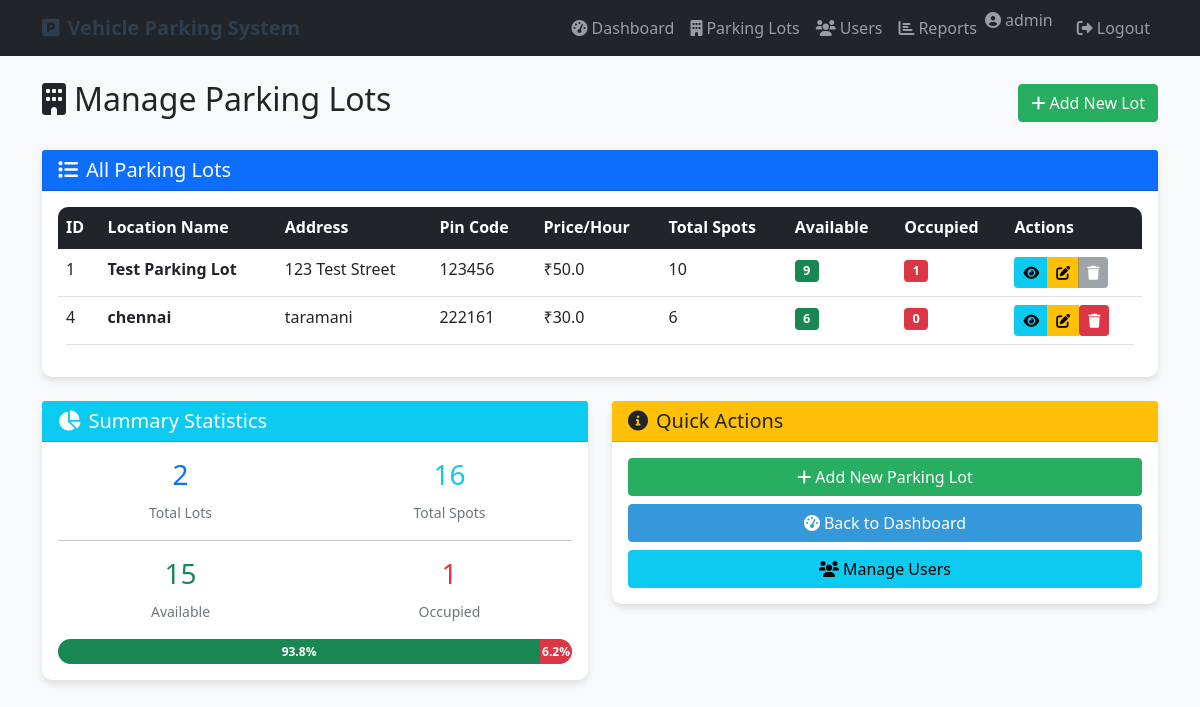
The page /admin/parking-lots (signed in) on the database its author committed.
### tables this page shows
CREATE TABLE parking_lots (
            id INTEGER PRIMARY KEY AUTOINCREMENT,
            prime_location_name TEXT NOT NULL,
            price REAL NOT NULL,
            address TEXT NOT NULL,
            pin_code TEXT NOT NULL,
            maximum_number_of_spots INTEGER NOT NULL
        );

### controllers/admin_controller.py (the view)
    def decorated_function(*args, **kwargs):
        if 'role' not in session or session['role'] != 'admin':
            flash('Access denied. Admin privileges required.', 'error')
            return redirect(url_for('login'))
        return f(*args, **kwargs)

### controllers/admin_controller.py (called while the page is built)
def admin_required(f):
    def decorated_function(*args, **kwargs):
        if 'role' not in session or session['role'] != 'admin':
            flash('Access denied. Admin privileges required.', 'error')
            return redirect(url_for('login'))
        return f(*args, **kwargs)
    decorated_function.__name__ = f.__name__
    return decorated_function

@admin_bp.route('/admin/parking-lots')
@admin_required
def admin_parking_lots():
    conn = sqlite3.connect('parking.db')
    cursor = conn.cursor()
    cursor.execute('''
        SELECT pl.*,
               COUNT(ps.id) as total_spots,
               SUM(CASE WHEN ps.status = 'A' THEN 1 ELSE 0 END) as available_spots,
               SUM(CASE WHEN ps.status = 'O' THEN 1 ELSE 0 END) as occupied_spots
        FROM parking_lots pl
        LEFT JOIN parking_spots ps ON pl.id = ps.lot_id
        GROUP BY pl.id
    ''')
    parking_lots = cursor.fetchall()
    conn.close()
    return render_template('admin/parking_lots.html', parking_lots=parking_lots)

### templates/admin/parking_lots.html (shortened to what this page needs)
{% extends "base.html" %}
{% block content %}
<div class="row">
    <div class="col-12">
        <div class="d-flex justify-content-between align-items-center mb-4">
            <h2>
                <i class="fas fa-building me-2"></i>Manage Parking Lots
            </h2>
            <a href="{{ url_for('admin.add_parking_lot') }}" class="btn btn-success">
                <i class="fas fa-plus me-1"></i>Add New Lot
            </a>
        </div>
    </div>
</div>
<div class="row">
    <div class="col-12">
        <div class="card">
            <div class="card-header bg-primary text-white">
                <h5 class="mb-0">
                    <i class="fas fa-list me-2"></i>All Parking Lots
                </h5>
            </div>
            <div class="card-body">
                {% if parking_lots %}
                    <div class="table-responsive">
                        <table class="table table-hover">
                            <thead class="table-dark">
                                <tr>
                                    <th>ID</th>
                                    <th>Location Name</th>
                                    <th>Address</th>
                                    <th>Pin Code</th>
                                    <th>Price/Hour</th>
                                    <th>Total Spots</th>
                                    <th>Available</th>
                                    <th>Occupied</th>
                                    <th>Actions</th>
                                </tr>
                            </thead>
                            <tbody>
                                {% for lot in parking_lots %}
                                <tr>
                                    <td>{{ lot[0] }}</td>
                                    <td><strong>{{ lot[1] }}</strong></td>
                                    <td>{{ lot[3] }}</td>
                                    <td>{{ lot[4] }}</td>
                                    <td>₹{{ lot[2] }}</td>
                                    <td>{{ lot[6] or 0 }}</td>
                                    <td>
                                        <span class="badge bg-success">{{ lot[7] or 0 }}</span>
                                    </td>
                                    <td>
                                        <span class="badge bg-danger">{{ lot[8] or 0 }}</span>
                                    </td>
                                    <td>
                                        <div class="btn-group" role="group">
                                            <a href="{{ url_for('admin.view_parking_spots', lot_id=lot[0]) }}"
                                               class="btn btn-sm btn-info" title="View Spots">
                                                <i class="fas fa-eye"></i>
                                            </a>
                                            <a href="{{ url_for('admin.edit_parking_lot', lot_id=lot[0]) }}"
                                               class="btn btn-sm btn-warning" title="Edit">
                                                <i class="fas fa-edit"></i>
                                            </a>
                                            {% if (lot[8] or 0) == 0 %}
                                                <form method="POST" action="{{ url_for('admin.delete_parking_lot', lot_id=lot[0]) }}"
                                                      style="display: inline;"
                                                      onsubmit="return confirm('Are you sure you want to delete this parking lot?')">
                                                    <button type="submit" class="btn btn-sm btn-danger" title="Delete">
                                                        <i class="fas fa-trash"></i>
                                                    </button>
                                                </form>
                                            {% else %}
                                                <button class="btn btn-sm btn-secondary" disabled title="Cannot delete - spots occupied">
                                                    <i class="fas fa-trash"></i>
                                                </button>
                                            {% endif %}
                                        </div>
                                    </td>
                                </tr>
                                {% endfor %}
                            </tbody>
                        </table>
                    </div>
                {% endif %}
            </div>
        </div>
    </div>
</div>
{% if parking_lots %}
<div class="row mt-4">
    <div class="col-md-6">
        <div class="card">
            <div class="card-header bg-info text-white">
                <h5 class="mb-0">
                    <i class="fas fa-chart-pie me-2"></i>Summary Statistics
                </h5>
            </div>
            <div class="card-body">
                {% set total_lots = parking_lots | length %}
                {% set total_spots = parking_lots | sum(attribute=6) or 0 %}
                {% set total_available = parking_lots | sum(attribute=7) or 0 %}
                {% set total_occupied = parking_lots | sum(attribute=8) or 0 %}
                <div class="row text-center">
                    <div class="col-6">
                        <h3 class="text-primary">{{ total_lots }}</h3>
                        <small class="text-muted">Total Lots</small>
                    </div>
                    <div class="col-6">
                        <h3 class="text-info">{{ total_spots }}</h3>
                        <small class="text-muted">Total Spots</small>
                    </div>
                </div>
                <hr>
                <div class="row text-center">
                    <div class="col-6">
                        <h3 class="text-success">{{ total_available }}</h3>
                        <small class="text-muted">Available</small>
                    </div>
                    <div class="col-6">
                        <h3 class="text-danger">{{ total_occupied }}</h3>
                        <small class="text-muted">Occupied</small>
                    </div>
                </div>
                {% if total_spots > 0 %}
                <div class="progress mt-3">
                    <div class="progress-bar bg-success" style="width: {{ (total_available / total_spots * 100) | round(1) }}%">
                        {{ (total_available / total_spots * 100) | round(1) }}%
                    </div>
                    <div class="progress-bar bg-danger" style="width: {{ (total_occupied / total_spots * 100) | round(1) }}%">
                        {{ (total_occupied / total_spots * 100) | round(1) }}%
                    </div>
                </div>
                {% endif %}
            </div>
        </div>
    </div>
    <div class="col-md-6">
        <div class="card">
            <div class="card-header bg-warning text-dark">
                <h5 class="mb-0">
                    <i class="fas fa-info-circle me-2"></i>Quick Actions
                </h5>
            </div>
            <div class="card-body">
                <div class="d-grid gap-2">
                    <a href="{{ url_for('admin.add_parking_lot') }}" class="btn btn-success">
                        <i class="fas fa-plus me-1"></i>Add New Parking Lot
                    </a>
                    <a href="{{ url_for('admin.admin_dashboard') }}" class="btn btn-primary">
                        <i class="fas fa-tachometer-alt me-1"></i>Back to Dashboard
                    </a>
                    <a href="{{ url_for('admin.admin_users') }}" class="btn btn-info">
                        <i class="fas fa-users me-1"></i>Manage Users
                    </a>
                </div>
            </div>
        </div>
    </div>
</div>
{% endif %}
{% endblock %}

### static/css/style.css (style rules this page uses)
body { background-color: #f8f9fa; }
.card { box-shadow: 0 4px 6px rgba(0, 0, 0, 0.1); border: none; border-radius: 10px; transition: transform 0.2s ease-in-out; }
.btn-primary { background-color: #3498db; border-color: #3498db; }
.btn-success { background-color: #27ae60; border-color: #27ae60; }
.table { border-radius: 10px; overflow: hidden; }
.progress { height: 25px; border-radius: 15px; }
.progress-bar { line-height: 25px; font-weight: bold; }
.badge { font-size: 0.8em; }
.card { animation: fadeIn 0.5s ease-in-out; }

### templates/base.html (style rules this page uses)
.card { box-shadow: 0 4px 6px rgba(0, 0, 0, 0.1); border: none; border-radius: 10px; }
.btn-primary { background-color: #3498db; border-color: #3498db; }
.table { border-radius: 10px; overflow: hidden; }

### rows shown on the page
parking_lots: id "1", prime_location_name "Test Parking Lot", address "123 Test Street", pin_code "123456", price "50.0", maximum_number_of_spots "10", lot "9"
parking_lots: id "4", prime_location_name "chennai", address "taramani", pin_code "222161", price "30.0", maximum_number_of_spots "6", lot "0"

### other values the page prints
{{ session.username }} "admin"
{{ total_lots }} "2"
{{ total_spots }} "16"
{{ total_available }} "15"
{{ total_occupied }} "1"
{{ (total_available / total_spots * 100) | round(1) }} "93.8"
{{ (total_occupied / total_spots * 100) | round(1) }} "6.2"
